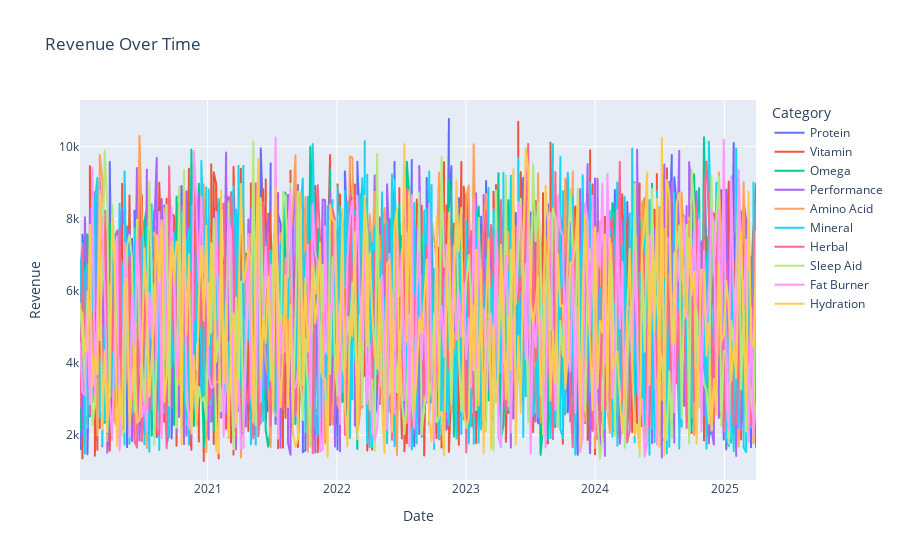

The notebook cell this image was saved under:
### Code cell
fig=px.line(df,x='Date',y='Revenue',color='Category',title='Revenue Over Time')
fig.show()

### Figure 1 — Plotly figure (JSON) as saved in the notebook; plotly's stock layout.template omitted (floating-point values rounded to 4 significant figures; data arrays with more than 128 entries replaced by an {"elided": "..."} marker saying what was removed)
{"data": [{"hovertemplate": "Category=Protein<br>Date=%{x}<br>Revenue=%{y}<extra></extra>", "legendgroup": "Protein", "line": {"color": "#636efa", "dash": "solid"}, "marker": {"symbol": "circle"}, "mode": "lines", "name": "Protein", "showlegend": true, "type": "scattergl", "x": {"elided": "548 str values"}, "xaxis": "x", "y": {"elided": "548 float values"}, "yaxis": "y"}, {"hovertemplate": "Category=Vitamin<br>Date=%{x}<br>Revenue=%{y}<extra></extra>", "legendgroup": "Vitamin", "line": {"color": "#EF553B", "dash": "solid"}, "marker": {"symbol": "circle"}, "mode": "lines", "name": "Vitamin", "showlegend": true, "type": "scattergl", "x": {"elided": "822 str values"}, "xaxis": "x", "y": {"elided": "822 float values"}, "yaxis": "y"}, {"hovertemplate": "Category=Omega<br>Date=%{x}<br>Revenue=%{y}<extra></extra>", "legendgroup": "Omega", "line": {"color": "#00cc96", "dash": "solid"}, "marker": {"symbol": "circle"}, "mode": "lines", "name": "Omega", "showlegend": true, "type": "scattergl", "x": {"elided": "274 str values"}, "xaxis": "x", "y": {"elided": "274 float values"}, "yaxis": "y"}, {"hovertemplate": "Category=Performance<br>Date=%{x}<br>Revenue=%{y}<extra></extra>", "legendgroup": "Performance", "line": {"color": "#ab63fa", "dash": "solid"}, "marker": {"symbol": "circle"}, "mode": "lines", "name": "Performance", "showlegend": true, "type": "scattergl", "x": {"elided": "548 str values"}, "xaxis": "x", "y": {"elided": "548 float values"}, "yaxis": "y"}, {"hovertemplate": "Category=Amino Acid<br>Date=%{x}<br>Revenue=%{y}<extra></extra>", "legendgroup": "Amino Acid", "line": {"color": "#FFA15A", "dash": "solid"}, "marker": {"symbol": "circle"}, "mode": "lines", "name": "Amino Acid", "showlegend": true, "type": "scattergl", "x": {"elided": "274 str values"}, "xaxis": "x", "y": {"elided": "274 float values"}, "yaxis": "y"}, {"hovertemplate": "Category=Mineral<br>Date=%{x}<br>Revenue=%{y}<extra></extra>", "legendgroup": "Mineral", "line": {"color": "#19d3f3", "dash": "solid"}, "marker": {"symbol": "circle"}, "mode": "lines", "name": "Mineral", "showlegend": true, "type": "scattergl", "x": {"elided": "822 str values"}, "xaxis": "x", "y": {"elided": "822 float values"}, "yaxis": "y"}, {"hovertemplate": "Category=Herbal<br>Date=%{x}<br>Revenue=%{y}<extra></extra>", "legendgroup": "Herbal", "line": {"color": "#FF6692", "dash": "solid"}, "marker": {"symbol": "circle"}, "mode": "lines", "name": "Herbal", "showlegend": true, "type": "scattergl", "x": {"elided": "274 str values"}, "xaxis": "x", "y": {"elided": "274 float values"}, "yaxis": "y"}, {"hovertemplate": "Category=Sleep Aid<br>Date=%{x}<br>Revenue=%{y}<extra></extra>", "legendgroup": "Sleep Aid", "line": {"color": "#B6E880", "dash": "solid"}, "marker": {"symbol": "circle"}, "mode": "lines", "name": "Sleep Aid", "showlegend": true, "type": "scattergl", "x": {"elided": "274 str values"}, "xaxis": "x", "y": {"elided": "274 float values"}, "yaxis": "y"}, {"hovertemplate": "Category=Fat Burner<br>Date=%{x}<br>Revenue=%{y}<extra></extra>", "legendgroup": "Fat Burner", "line": {"color": "#FF97FF", "dash": "solid"}, "marker": {"symbol": "circle"}, "mode": "lines", "name": "Fat Burner", "showlegend": true, "type": "scattergl", "x": {"elided": "274 str values"}, "xaxis": "x", "y": {"elided": "274 float values"}, "yaxis": "y"}, {"hovertemplate": "Category=Hydration<br>Date=%{x}<br>Revenue=%{y}<extra></extra>", "legendgroup": "Hydration", "line": {"color": "#FECB52", "dash": "solid"}, "marker": {"symbol": "circle"}, "mode": "lines", "name": "Hydration", "showlegend": true, "type": "scattergl", "x": {"elided": "274 str values"}, "xaxis": "x", "y": {"elided": "274 float values"}, "yaxis": "y"}], "layout": {"legend": {"title": {"text": "Category"}, "tracegroupgap": 0}, "title": {"text": "Revenue Over Time"}, "xaxis": {"anchor": "y", "domain": [0, 1], "title": {"text": "Date"}}, "yaxis": {"anchor": "x", "domain": [0, 1], "title": {"text": "Revenue"}}}}
